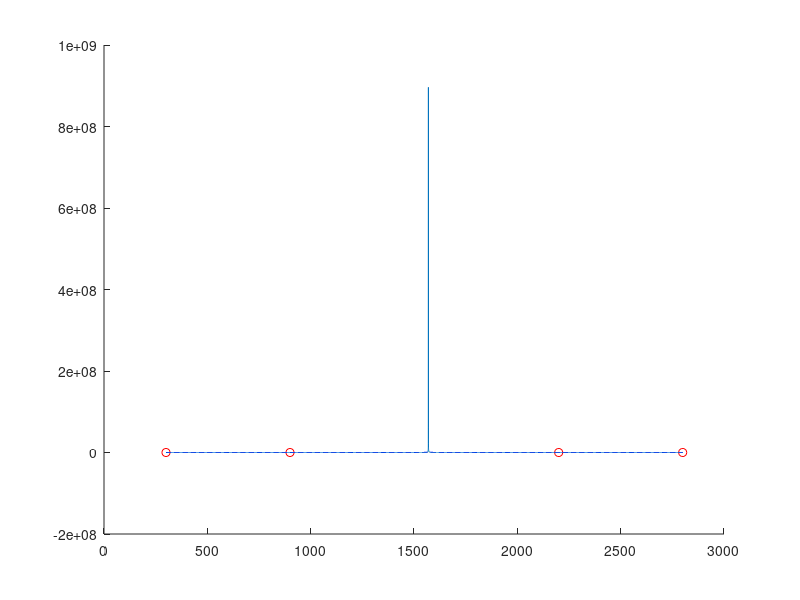

Write the MATLAB code that produced this figure. (Note: this script raises an error after producing the figure.)
x = [300, 900, 2200, 2800];
y = [2300, -1200, 3200, 200];

p = polyfit(x, y, 3);
dp  = polyder(p);
d2p = polyder(dp);

X = 300:5:2800;
Y = polyval(p, X);

arc_len_func = @(x) sqrt(1 + polyval(dp, x).^2);
arc_len = integral(arc_len_func, 300, 2800);

fprintf("L(300, 2800) = %.2f\n", arc_len);

x_rc = linspace(300, 2800, 28001);
rc = @(x) ((1 + polyval(dp, x)^2)^(3/2)) / abs(polyval(d2p, x));
y_rc = arrayfun(rc, x_rc);

hold on;
plot(x, y, 'or', X, Y, 'b--');
plot(x_rc, y_rc);
yline(100);
ylim([-1000 3000]);